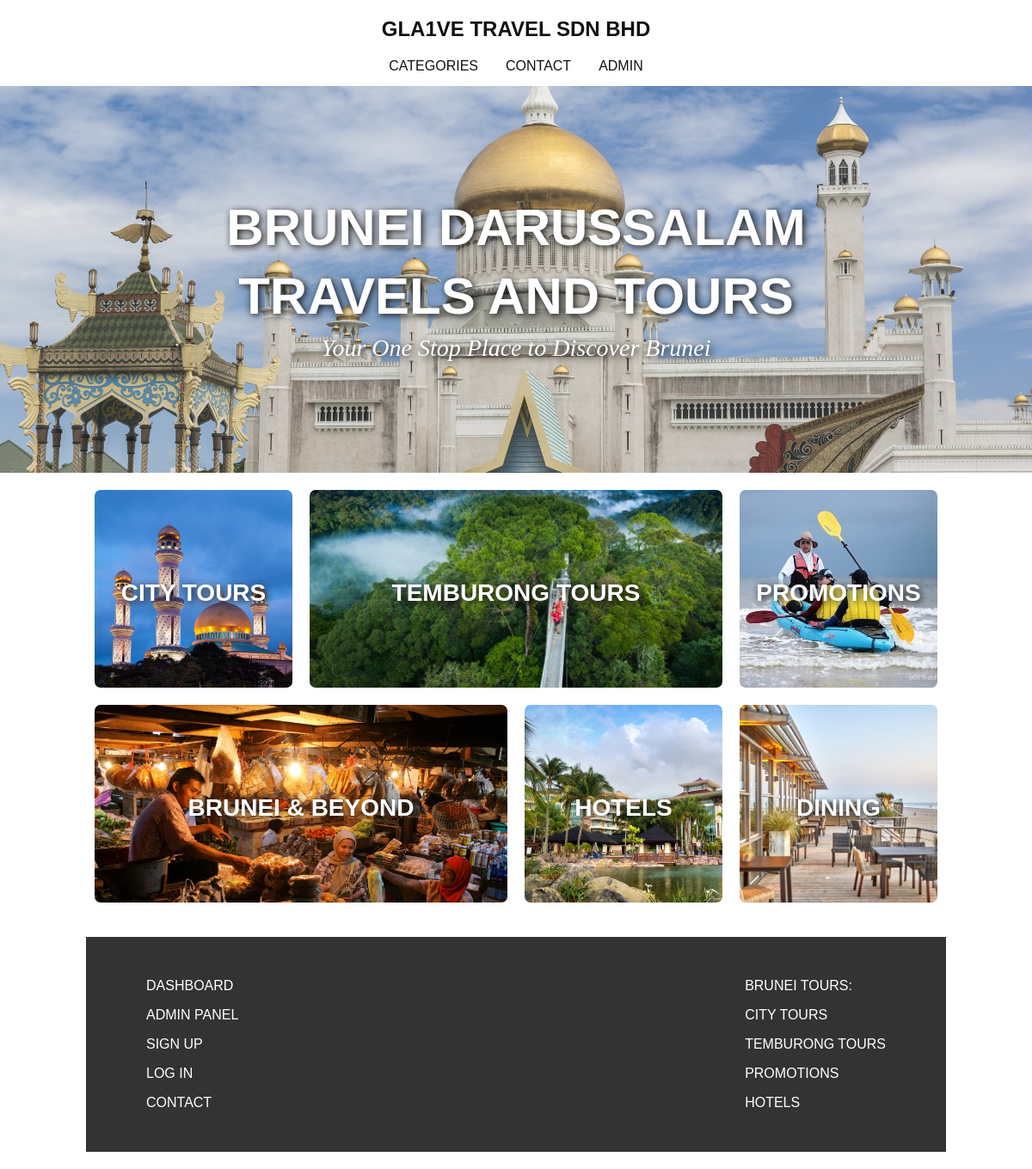
The page / on the database its author committed.
### tables this page shows
CREATE TABLE `category` (
  `cat_id` int(100) NOT NULL,
  `cat_name` varchar(2000) NOT NULL
);

### index.php (the view, shortened to what this page needs)
<?php
   require "header.php";
?>
      <main>
         <section class="index-banner">
            <div class="vertical-center">
               <h2>BRUNEI DARUSSALAM<br>TRAVELS AND TOURS</h2>
               <h1>Your One Stop Place to Discover Brunei</h1>
            </div>
         </section>
         <div class="wrapper">
            <section class="index-links">
               <?php
               global $db;
            	$query = "SELECT * FROM category WHERE cat_id=1";
            	$result = mysqli_query($db, $query);
            	$data = mysqli_fetch_array($result);
               echo "<a href='city.php?catid=$data[0]'>"; ?>
                  <div id="city-tours" class="index-boxlink-square">
                     <h3><?php echo $data[1]; ?></h3>
                  </div>
               </a>
               <?php
               global $db;
            	$query = "SELECT * FROM category WHERE cat_id=2";
            	$result = mysqli_query($db, $query);
            	$data = mysqli_fetch_array($result);
               echo "<a href='temburong.php?catid=$data[0]'>"; ?>
                  <div id="temburong" class="index-boxlink-rectangle">
                     <h3><?php echo $data[1]; ?></h3>
                  </div>
               </a>
               <?php
               global $db;
            	$query = "SELECT * FROM category WHERE cat_id=3";
            	$result = mysqli_query($db, $query);
            	$data = mysqli_fetch_array($result);
               echo "<a href='promo.php?catid=$data[0]'>"; ?>
                  <div id="promo" class="index-boxlink-square">
                     <h3><?php echo $data[1]; ?></h3>
                  </div>
               </a>
               <?php
               global $db;
               $query = "SELECT * FROM category WHERE cat_id=4";
               $result = mysqli_query($db, $query);
               $data = mysqli_fetch_array($result);
                ?>
                  <div id="brunei-beyond" class="index-boxlink-rectangle">
                     <h3><?php echo $data[1]; ?></h3>
                  </div>
               <?php
               global $db;
               $query = "SELECT * FROM category WHERE cat_id=5";
               $result = mysqli_query($db, $query);
               $data = mysqli_fetch_array($result);
               echo "<a href='hotels.php?catid=$data[0]'>"; ?>
                  <div id="hotels" class="index-boxlink-square">
                     <h3><?php echo $data[1]; ?></h3>
                  </div>
               </a>
               <?php
               global $db;
               $query = "SELECT * FROM category WHERE cat_id=6";
               $result = mysqli_query($db, $query);
               $data = mysqli_fetch_array($result);
                ?>
                  <div id="dining" class="index-boxlink-square">
                     <h3><?php echo $data[1]; ?></h3>
                  </div>
            </section>
         </div>
      </main>
<?php
   require "footer.php";
?>

### header.php (shortened to what this page needs)
<!DOCTYPE html>
<html lang="en" dir="ltr">
   <head>
      <link rel="stylesheet" href="style.css">
   </head>
   <body>
      <header>
         <a href="index.php" class="header-brand">GLA1VE TRAVEL SDN BHD</a>
         <nav>
            <ul>
               <li><a href="categories.php">CATEGORIES</a></li>
               <li><a href="contact.php">CONTACT</a></li>
               <li><a href="adminpanel.php">ADMIN</a></li>
            </ul>
         </nav>
      </header>

### footer.php
<div class="wrapper">
   <footer>
      <ul class="footer-links-main">
         <li><a href="dashboard.php">Dashboard</a></li>
         <li><a href="adminpanel.php">Admin Panel</a></li>
         <li><a href="signup.php">Sign Up</a></li>
         <li><a href="login.php">Log In</a></li>
         <li><a href="contact.php">Contact</a></li>
      </ul>
      <ul class="footer-links-cases">
         <li><p>Brunei Tours:</p></li>
         <li><a href="city.php">City Tours</a></li>
         <li><a href="temburong.php">Temburong Tours</a></li>
         <li><a href="promo.php">Promotions</a></li>
         <li><a href="hotels.php">Hotels</a></li>
      </ul>
   </footer>
</div>
</body>
</html>

### style.css (style rules this page uses)
* { text-decoration: none; padding: 0; margin: 0; }
body { font-family: arial, "Times New Roman"; }
header { top: 0; right: 0; left: 0; background-color: #fff; width: 100%; height: 100px; }
header .header-brand { font-family: arial, "Times New Roman"; font-size: 24px; font-weight: 900; color: #111; text-transform: uppercase; display: block; margin: 0 auto; text-align: center; padding: 20px 0; }
header nav ul { display: table; margin: 0 auto; width: fit-content; }
header nav ul li { display: inline-block; float: left; list-style: none; padding: 0 16px; }
header nav ul li a { font-family: arial, "Times New Roman"; font-size: 16px; color: #111; text-transform: uppercase; }
.index-banner { width: 100%; height: calc(100vh - 100px); background-image: url('gallery/banner.jpg'); background-color: #f2f2f2; background-repeat: no-repeat; background-position: 0 -50px; background-size: cover; display: table; }
.vertical-center { display: table-cell; vertical-align: middle; }
.index-banner h2 { font-family: arial, "Times New Roman"; font-size: 60px; font-weight: 900; line-height: 80px; color: #fff; text-align: center; text-shadow: 2px 2px 8px #111; }
.index-banner h1 { font-family: "Times New Roman"; font-size: 28px; font-weight: 100; font-style: italic; line-height: 40px; color: #fff; text-align: center; text-shadow: 2px 2px 8px #111; }
.index-links div { margin: 16px 16px 0; width: calc(100% - 32px); height: 100px; background-color: #f2f2f2; }
.index-links div h3 { font-family: arial; font-size: 28px; font-weight: 600; color: #111; text-align: center; text-transform: uppercase; line-height: 100px; }
.section-admin-right h2, h3 { margin-bottom: 20px; text-align: center; }
.section-left h2, h3 { text-align: center; }
.section-right h2, h3 { margin-bottom: 20px; text-align: center; }
@media only screen and (min-width: 1000px) { .wrapper { width: 1000px; margin: 0 auto; padding-bottom: 20px; overflow: hidden; } }
@media only screen and (min-width: 1000px) { .index-banner { height: 450px; } }
@media only screen and (min-width: 1000px) { .index-banner h1 { display: block; width: 560px; margin: 0 auto; } }
@media only screen and (min-width: 1000px) { .index-links div { margin: 20px 10px 0; height: 230px; float: left; border-radius: 7px; } }
@media only screen and (min-width: 1000px) { .index-boxlink-square { width: calc(25% - 20px) !important; transition: all 0.6s ease; background-size: cover; } }
@media only screen and (min-width: 1000px) { #city-tours { background-image: url('gallery/jame.jpg'); } }
@media only screen and (min-width: 1000px) { #temburong { background-image: url('gallery/temburong.jpeg'); } }
@media only screen and (min-width: 1000px) { #promo { background-image: url('gallery/promo.jpg'); background-position: -40px 0; background-repeat: no-repeat; } }
@media only screen and (min-width: 1000px) { #brunei-beyond { background-image: url('gallery/brunei-beyond.jpg'); } }
@media only screen and (min-width: 1000px) { #hotels { background-image: url('gallery/hotels.jpg'); } }
@media only screen and (min-width: 1000px) { #dining { background-image: url('gallery/dining.jpg'); background-position: -55px 0; background-repeat: no-repeat; } }
@media only screen and (min-width: 1000px) { .index-boxlink-rectangle { width: calc(50% - 20px) !important; background-image: url(''); background-size: cover; transition: all 0.6s ease; } }
@media only screen and (min-width: 1000px) { .index-boxlink-square h3 { padding-top: 70px; color: #fff !important;; text-align: center; text-shadow: 2px 2px 8px #111; } }
@media only screen and (min-width: 1000px) { .index-boxlink-rectangle h3 { padding-top: 70px; color: #fff !important;; text-align: center; text-shadow: 2px 2px 8px #111; } }
@media only screen and (min-width: 1000px) { footer { width: calc(100% - 80px); padding: 40px 40px; margin-top: 20px; background-color: #333; overflow: hidden; } }
@media only screen and (min-width: 1000px) { footer ul { width: fit-content; float: left; padding-left: 30px; } }
@media only screen and (min-width: 1000px) { footer ul li { display: block; list-style: none; } }
@media only screen and (min-width: 1000px) { footer ul li a { font-family: arial, "Times New Roman"; font-size: 16px; color: #fff; line-height: 34px; text-transform: uppercase; } }
@media only screen and (min-width: 1000px) { .footer-links-cases { display: none; } }

### rows shown on the page
category: cat_name "CITY TOURS"
category: cat_name "TEMBURONG TOURS"
category: cat_name "PROMOTIONS"
category: cat_name "BRUNEI & BEYOND"
category: cat_name "HOTELS"
category: cat_name "DINING"
